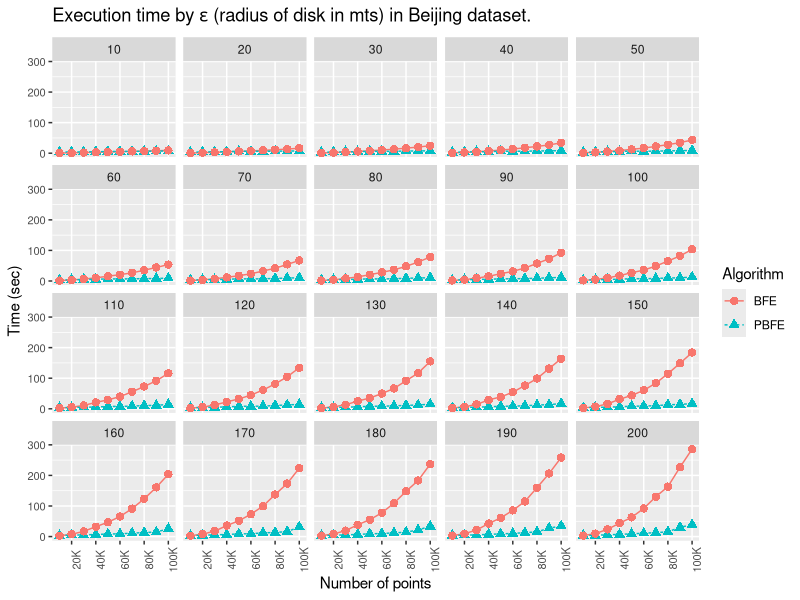

Here is the R script that generated this plot:
library(data.table)
library(ggplot2)
library(reshape)
library(xtable)

data <- read.csv("Beijing10K-100K_E10-200.csv", header = F)
dataset <- "50K"
#data <- data[data$V3 == dataset,c(1,2,5)]

data <- data[,c(1,2,3,5)]
names(data) = c("Algorithm","Epsilon", "Dataset", "Time")
reorder = c("10K", "20K", "30K", "40K", "50K", "60K", "70K", "80K", "90K", "100K")
data$Dataset = factor(data$Dataset, levels = reorder)
data <- data.table(data)
# data <- unique(data[, Time:=mean(Time), by=list(Algorithm, Epsilon)])

title=expression(paste("Execution time by ",epsilon," (radius of disk in mts) in Beijing dataset."))
g = ggplot(data=data, aes(x=factor(Dataset), y=Time, group=Algorithm, colour=Algorithm, shape=Algorithm)) +
  geom_line(aes(linetype=Algorithm)) +
  geom_point(size=2.5) +
  labs(title=title,y="Time (sec)") + 
  scale_x_discrete("Number of points", breaks=c("20K","40K","60K","80K", "100K")) +
  theme(axis.text.x=element_text(size=8, angle=90),axis.text.y=element_text(size=8)) +
  facet_wrap(~Epsilon)

pdf("Beijing10K-100K_E10-200.pdf", width = 10.5, height = 7.5)
plot(g)
dev.off()

# table = cast(data, Cores ~ S)
# names(table) = c("Cores", labels)
# 
# table = xtable(table, caption = "Comparing the four versions of the Sieve of Erastosthenes.", label = "tab:table1", align="cccccc")
# addtorow <- list()
# addtorow$pos <- list(0)
# addtorow$command <- c(paste0("\\textbf{Number of} & \\multicolumn{4}{c}{\\textbf{", legend_title,"}} \\\\\n \\textbf{Cores} & \\textbf{", paste0(labels, collapse = "} & \\textbf{"), "} \\\\\n"))
# print(table, include.rownames=F, add.to.row = addtorow, booktabs = T, include.colnames=F, file="tbl_table.tex")
